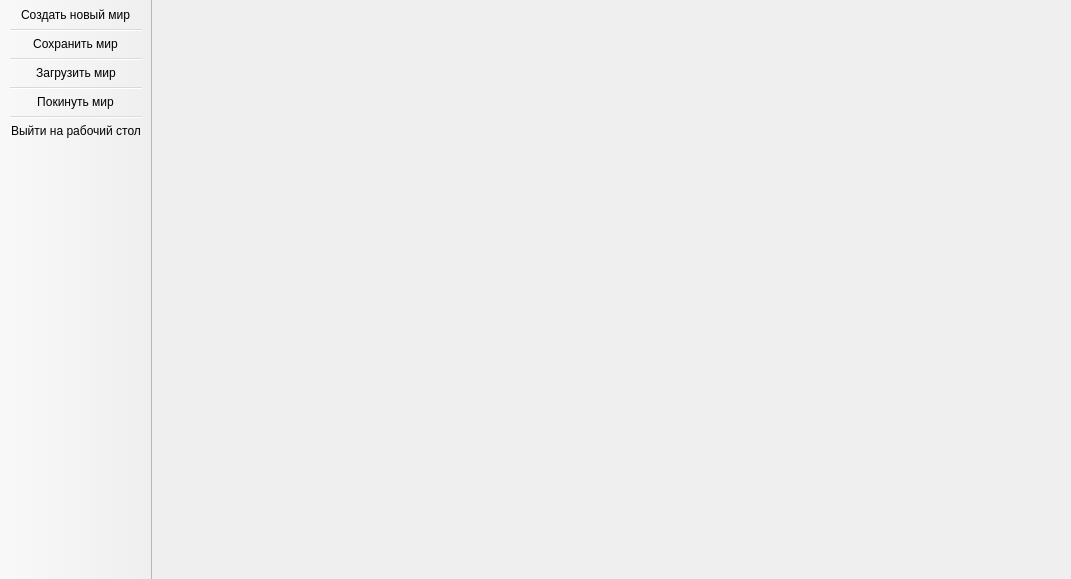
<?xml version="1.0" encoding="UTF-8"?>
<ui version="4.0">
 <class>MainWindow</class>
 <widget class="QMainWindow" name="MainWindow">
  <property name="windowModality">
   <enum>Qt::NonModal</enum>
  </property>
  <property name="geometry">
   <rect>
    <x>0</x>
    <y>0</y>
    <width>1071</width>
    <height>579</height>
   </rect>
  </property>
  <property name="mouseTracking">
   <bool>false</bool>
  </property>
  <property name="tabletTracking">
   <bool>false</bool>
  </property>
  <property name="windowTitle">
   <string>Forest Simulator 2.0</string>
  </property>
  <property name="windowIcon">
   <iconset>
    <normaloff>appdata/icons/bimer.jpg</normaloff>appdata/icons/bimer.jpg</iconset>
  </property>
  <property name="autoFillBackground">
   <bool>false</bool>
  </property>
  <property name="styleSheet">
   <string notr="true"/>
  </property>
  <property name="toolButtonStyle">
   <enum>Qt::ToolButtonIconOnly</enum>
  </property>
  <property name="animated">
   <bool>true</bool>
  </property>
  <property name="tabShape">
   <enum>QTabWidget::Rounded</enum>
  </property>
  <property name="dockNestingEnabled">
   <bool>false</bool>
  </property>
  <property name="dockOptions">
   <set>QMainWindow::AllowTabbedDocks|QMainWindow::AnimatedDocks</set>
  </property>
  <property name="unifiedTitleAndToolBarOnMac">
   <bool>false</bool>
  </property>
  <widget class="QWidget" name="centralwidget">
   <property name="styleSheet">
    <string notr="true">
</string>
   </property>
   <layout class="QGridLayout" name="gridLayout_2">
    <item row="0" column="0">
     <layout class="QHBoxLayout" name="horizontalLayout">
      <item>
       <widget class="QWidget" name="widget_2" native="true"/>
      </item>
      <item>
       <widget class="QWidget" name="widget" native="true"/>
      </item>
     </layout>
    </item>
   </layout>
  </widget>
  <widget class="QToolBar" name="toolBar">
   <property name="enabled">
    <bool>true</bool>
   </property>
   <property name="windowTitle">
    <string>toolBar</string>
   </property>
   <property name="movable">
    <bool>false</bool>
   </property>
   <property name="allowedAreas">
    <set>Qt::LeftToolBarArea</set>
   </property>
   <property name="orientation">
    <enum>Qt::Vertical</enum>
   </property>
   <property name="toolButtonStyle">
    <enum>Qt::ToolButtonTextBesideIcon</enum>
   </property>
   <property name="floatable">
    <bool>false</bool>
   </property>
   <attribute name="toolBarArea">
    <enum>LeftToolBarArea</enum>
   </attribute>
   <attribute name="toolBarBreak">
    <bool>false</bool>
   </attribute>
   <addaction name="newWorld"/>
   <addaction name="separator"/>
   <addaction name="saveWorld"/>
   <addaction name="separator"/>
   <addaction name="loadWorld"/>
   <addaction name="separator"/>
   <addaction name="leaveWorld"/>
   <addaction name="separator"/>
   <addaction name="exitGame"/>
  </widget>
  <action name="newWorld">
   <property name="icon">
    <iconset>
     <normaloff>appdata/icons/png-transparent-computer-icons-add-logo-desktop-wallpaper-add-thumbnail-removebg-preview.png</normaloff>appdata/icons/png-transparent-computer-icons-add-logo-desktop-wallpaper-add-thumbnail-removebg-preview.png</iconset>
   </property>
   <property name="text">
    <string>Создать новый мир</string>
   </property>
   <property name="iconVisibleInMenu">
    <bool>true</bool>
   </property>
  </action>
  <action name="loadWorld">
   <property name="icon">
    <iconset>
     <normaloff>appdata/icons/png-transparent-upload-icon-line-angle-symbol-font-upload-angle-symbol-mono-general-4-thumbnail-removebg-preview.png</normaloff>appdata/icons/png-transparent-upload-icon-line-angle-symbol-font-upload-angle-symbol-mono-general-4-thumbnail-removebg-preview.png</iconset>
   </property>
   <property name="text">
    <string>Загрузить мир</string>
   </property>
   <property name="toolTip">
    <string>Загрузить мир F9</string>
   </property>
   <property name="shortcut">
    <string>F9</string>
   </property>
  </action>
  <action name="leaveWorld">
   <property name="icon">
    <iconset>
     <normaloff>appdata/icons/exit_icon-icons.com_70975.png</normaloff>appdata/icons/exit_icon-icons.com_70975.png</iconset>
   </property>
   <property name="text">
    <string>Покинуть мир</string>
   </property>
  </action>
  <action name="exitGame">
   <property name="icon">
    <iconset>
     <normaloff>appdata/icons/2333386-code-linux-os_85584.png</normaloff>appdata/icons/2333386-code-linux-os_85584.png</iconset>
   </property>
   <property name="text">
    <string>Выйти на рабочий стол</string>
   </property>
  </action>
  <action name="saveWorld">
   <property name="icon">
    <iconset>
     <normaloff>appdata/icons/png-transparent-computer-icons-favicon-save-icon-miscellaneous-text-rectangle-thumbnail-removebg-preview.png</normaloff>appdata/icons/png-transparent-computer-icons-favicon-save-icon-miscellaneous-text-rectangle-thumbnail-removebg-preview.png</iconset>
   </property>
   <property name="text">
    <string>Сохранить мир</string>
   </property>
   <property name="toolTip">
    <string>Сохранить мир F5</string>
   </property>
   <property name="shortcut">
    <string>F5</string>
   </property>
  </action>
 </widget>
 <resources/>
 <connections/>
</ui>
